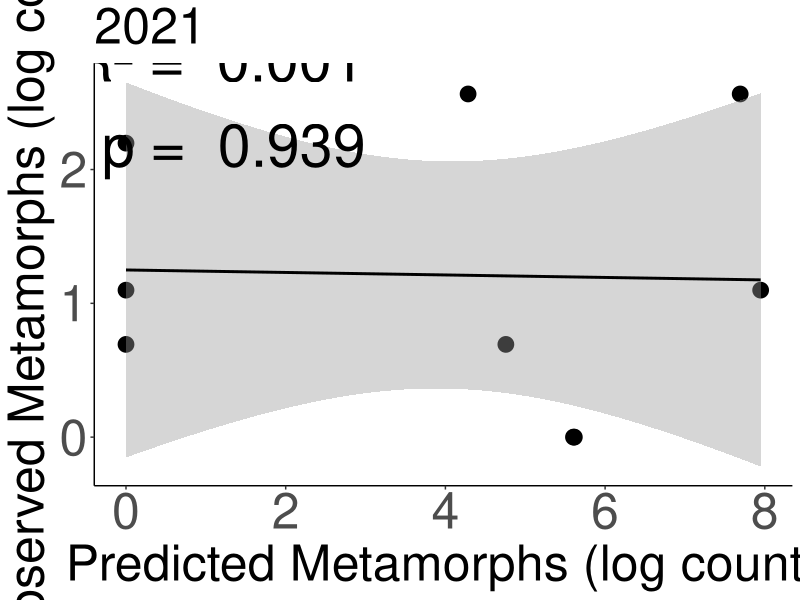
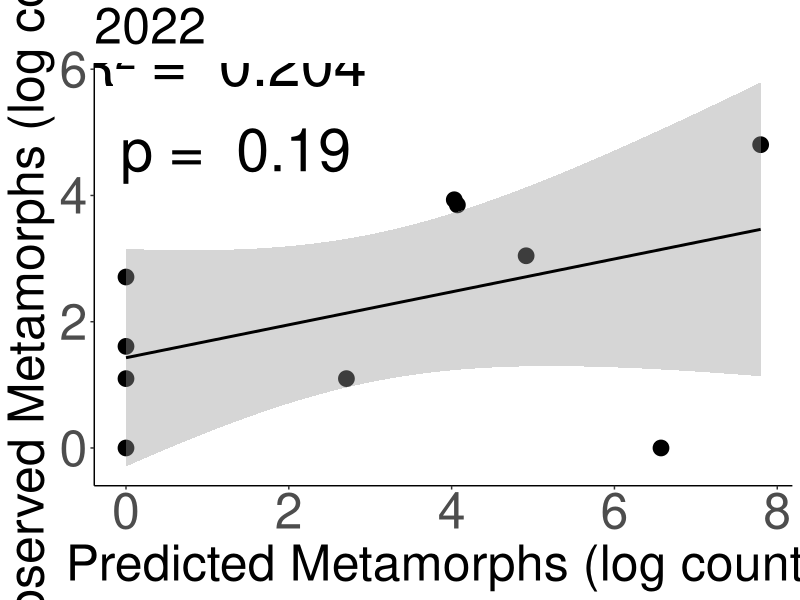
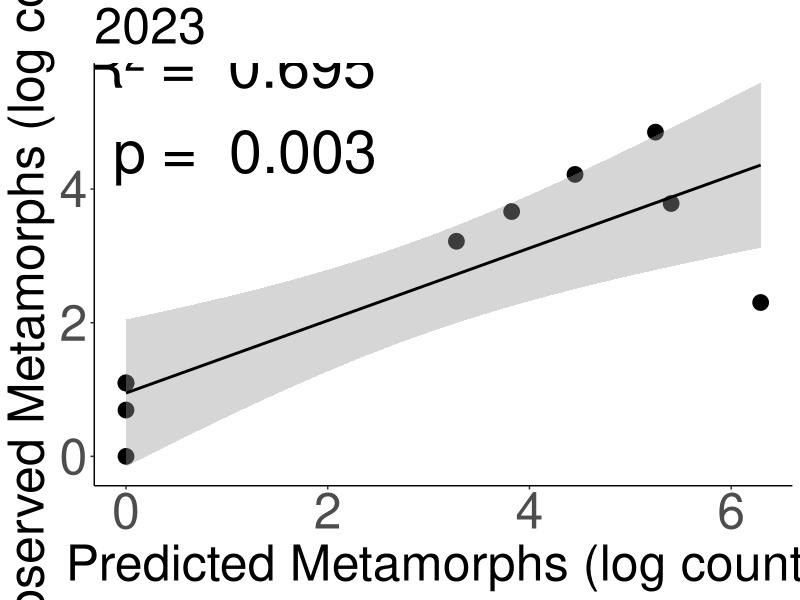
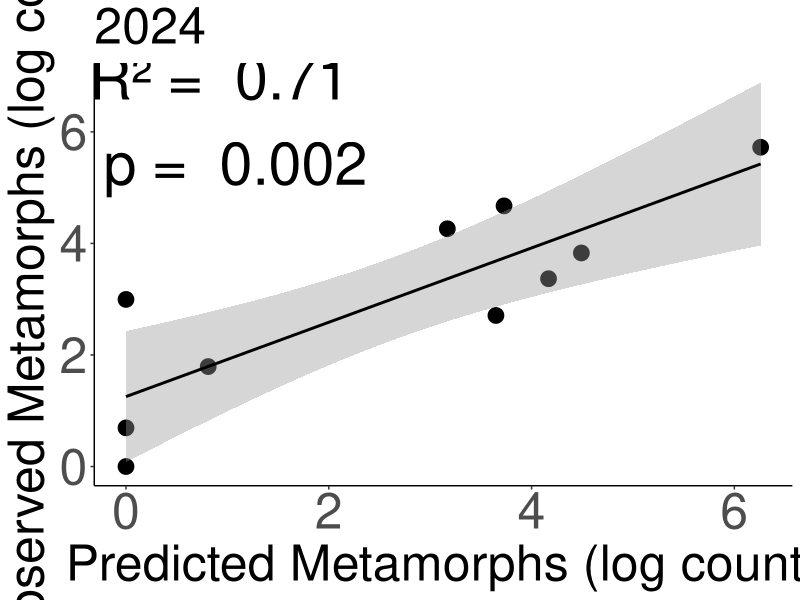
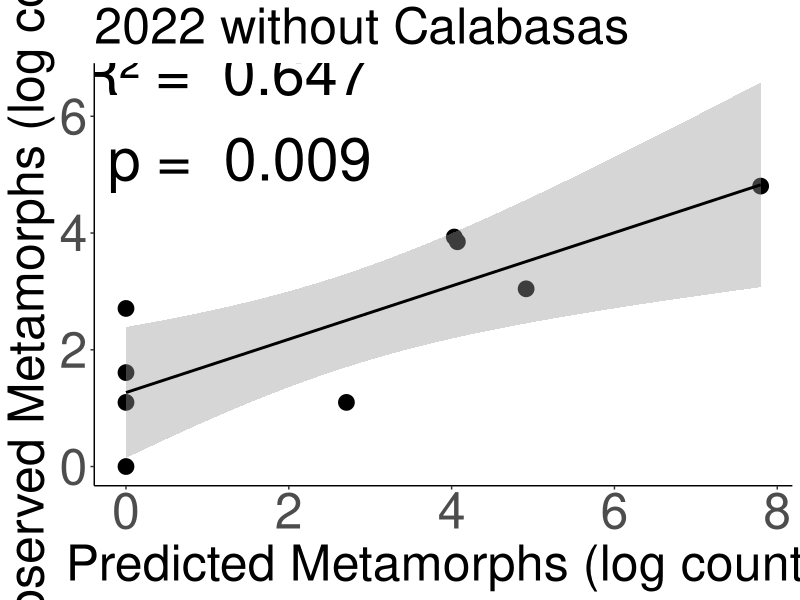
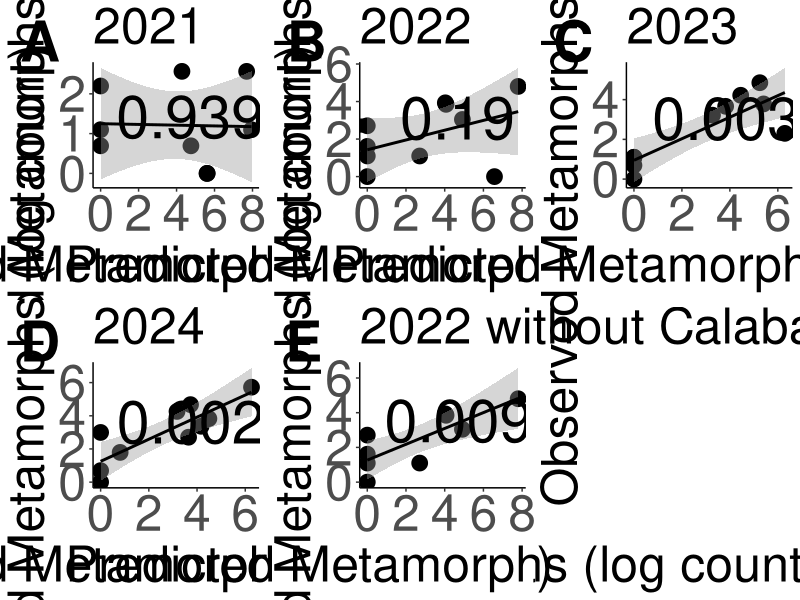
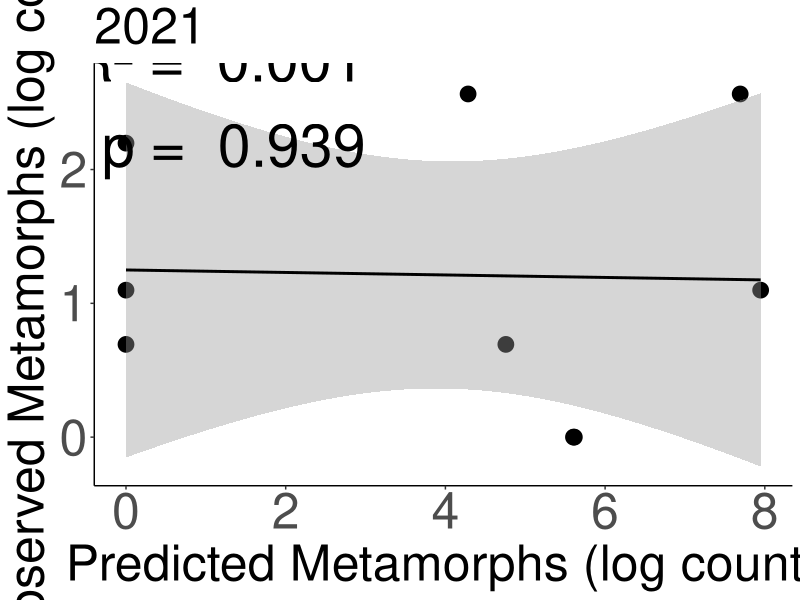
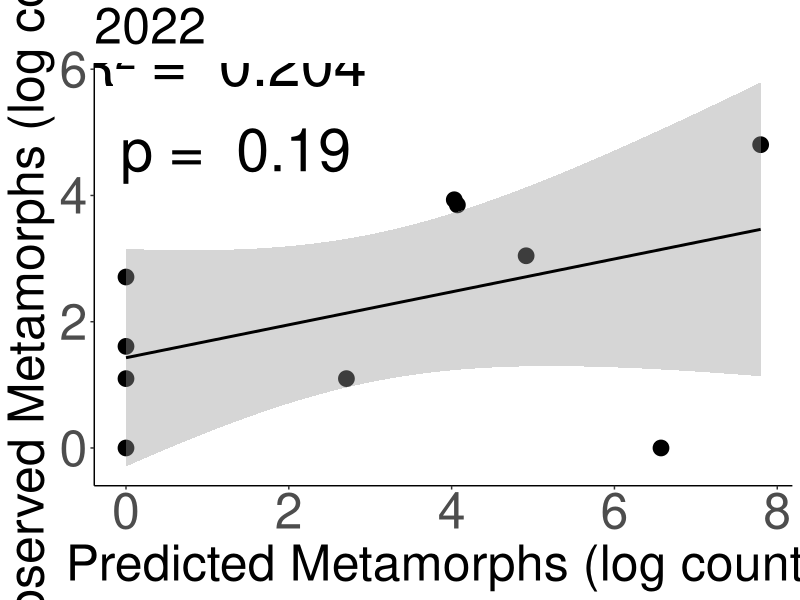

Generate these figures, in order, with R: (Note: this script raises an error after producing the figures.)
#Making nice correlation plots for recruitment correlation
library(ggplot2)
library(tidyverse)
library(ggpubr)
library(writexl)
df <- read_csv("Data/Larval_Correlations_Sum_Density.csv")

#Subsetting the data by year
data2021 <- df %>%
  filter(Year == 2021) %>%
  dplyr::select(Pond, Metamorph_Estimate, Drift_Fence_Actual_Count)

data2022 <- df %>%
  filter(Year == 2022) %>%
  dplyr::select(Pond, Metamorph_Estimate, Drift_Fence_Actual_Count)

data2023 <- df %>%
  filter(Year == 2023) %>%
  dplyr::select(Pond, Metamorph_Estimate, Drift_Fence_Actual_Count)

data2024 <- df %>%
  filter(Year == 2024) %>%
  dplyr::select(Pond, Metamorph_Estimate, Drift_Fence_Actual_Count)


#2021 Model
model2021 <- lm(log(Drift_Fence_Actual_Count+1) ~ log(Metamorph_Estimate+1), data = data2021)
summary(model2021)

#2022 Model
model2022 <- lm(log(Drift_Fence_Actual_Count+1) ~ log(Metamorph_Estimate+1), data = data2022)
summary(model2022)

#2023 Model
model2023 <- lm(log(Drift_Fence_Actual_Count+1) ~ log(Metamorph_Estimate+1), data = data2023)
summary(model2023)

#2024 Model
model2024 <- lm(log(Drift_Fence_Actual_Count) ~ log(Metamorph_Estimate+1), data = data2024)
summary(model2024)

summary2021 <- summary(model2021)
summary2022 <- summary(model2022)
summary2023 <- summary(model2023)
summary2024 <- summary(model2024)

p_value2021 <- coef(summary(model2021))[2, 4]
p_value2022 <- coef(summary(model2022))[2, 4]
p_value2023 <- coef(summary(model2023))[2, 4]
p_value2024 <- coef(summary(model2024))[2, 4]




#2021 Plot
plot1 <- ggplot(data2021, aes(x = log(Metamorph_Estimate+1), y = log(Drift_Fence_Actual_Count+1))) +
  geom_point(size = 5) +
  stat_smooth(method = "lm", color = "black")+
  labs(x = "Predicted Metamorphs (log count)",
       y = "Observed Metamorphs (log count)",
       title = "2021")+
  theme_classic() +
  theme(plot.title = element_text(size = 36), 
        axis.text = element_text(size = 36), 
        axis.title = element_text(size = 36)) +
  annotate("text", x = 1.25, y = 2.5, label = paste("R² = ", round(summary2021$r.squared, 3), "\n", "p = ", round(p_value2021, 3)),
           size = 15, color = "black")
plot1
ggsave("Figures/2021_correlation.jpg", 
       plot = plot1,
       height = 15,
       width = 30)

#2022 Plot
plot2 <- ggplot(data2022, aes(x = log(Metamorph_Estimate+1), y = log(Drift_Fence_Actual_Count+1))) +
  geom_point(size = 5) +
  stat_smooth(method = "lm", color = "black")+
  labs(x = "Predicted Metamorphs (log count)",
       y = "Observed Metamorphs (log count)",
       title = "2022")+
  theme_classic() +
  theme(plot.title = element_text(size = 36), 
        axis.text = element_text(size = 36), 
        axis.title = element_text(size = 36)) +
  annotate("text", x = 1.25, y = 5.4, label = paste("R² = ", round(summary2022$r.squared, 3), "\n", "p = ", round(p_value2022, 3)),
           size = 15, color = "black")

plot2
ggsave("Figures/2022_correlation.jpg", 
       plot = plot2,
       height = 15,
       width = 30)


#2023 Plot
plot3 <- ggplot(data2023, aes(x = log(Metamorph_Estimate+1), y = log(Drift_Fence_Actual_Count+1))) +
  geom_point(size = 5) +
  stat_smooth(method = "lm", color = "black")+
  labs(x = "Predicted Metamorphs (log count)",
       y = "Observed Metamorphs (log count)",
       title = "2023")+
  theme_classic() +
  theme(plot.title = element_text(size = 36), 
        axis.text = element_text(size = 36), 
        axis.title = element_text(size = 36)) +
  annotate("text",x = 1.1, y = 5.2, label = paste("R² = ", round(summary2023$r.squared, 3), "\n", "p = ", round(p_value2023, 3)),
           size = 15, color = "black")
plot3
ggsave("Figures/2023_correlation.jpg", 
       plot = plot3,
       height = 15,
       width = 30)


#2024 Plot
plot4 <- ggplot(data2024, aes(x = log(Metamorph_Estimate+1), y = log(Drift_Fence_Actual_Count))) +
  geom_point(size = 5) +
  stat_smooth(method = "lm", colour = "black")+
  labs(x = "Predicted Metamorphs (log count)",
       y = "Observed Metamorphs (log count)",
       title = "2024")+
  theme_classic() +
  theme(plot.title = element_text(size = 36), 
        axis.text = element_text(size = 36), 
        axis.title = element_text(size = 36))+
  annotate("text",  x = 1, y = 6.2, label = paste("R² = ", round(summary2024$r.squared, 3), "\n", "p = ", round(p_value2024, 3)),
           size = 15, color = "black") 
plot4
ggsave("Figures/2024_correlation.jpg", 
       plot = plot4,
       height = 15,
       width = 30)



#2022 without Calabasas
data2022NoCalabasas <- df %>%
  filter(Year == 2022, Pond != "Calabasas") %>%
  dplyr::select(Pond, Metamorph_Estimate, Drift_Fence_Actual_Count)


model2022NoCalabasas <- lm(log(Drift_Fence_Actual_Count+1) ~ log(Metamorph_Estimate+1), data = data2022NoCalabasas)
summary(model2022NoCalabasas)

summary2022NoCalabasas <- summary(model2022NoCalabasas)
p_value2022NoCalabasas <- coef(summary(model2022NoCalabasas))[2, 4]



plot5 <- ggplot(data2022NoCalabasas, aes(x = log(Metamorph_Estimate+1), y = log(Drift_Fence_Actual_Count+1))) +
  geom_point(size = 5) +
  stat_smooth(method = "lm", color = "black")+
  labs(x = "Predicted Metamorphs (log count)",
       y = "Observed Metamorphs (log count)",
       title = "2022 without Calabasas")+
  theme_classic() +
  theme(plot.title = element_text(size = 36), 
        axis.text = element_text(size = 36), 
        axis.title = element_text(size = 36)) +
  annotate("text", 
           x = 1.3, 
           y = 6.0, 
           label = paste("R² = ", round(summary2022NoCalabasas$r.squared, 3), "\n", "p = ", round(p_value2022NoCalabasas, 3)),
           size = 15, 
           color = "black")
plot5
ggsave("Figures/2022_no_calabasas_correlation.jpg", 
       plot = plot5,
       height = 15,
       width = 30)








multiPlot <- cowplot::plot_grid(plot1, plot2, plot3, plot4, plot5,
                                nrow = 2,
                                ncol = 3,
                                labels = "AUTO",
                                label_size = 40)
multiPlot
ggsave("Figures/drift_fence_correlations.jpg", multiPlot, width = 30, height = 20)



#Now assessing all years pooled
all_years <- lm(log(Drift_Fence_Actual_Count+1) ~ log(Metamorph_Estimate+1), data = df)
summary(all_years)
df$residuals <- all_years$residuals
write_xlsx(df, path = "Data/drift_fence_correlation_residuals.xlsx")

## Quadratic model showing residuals vs. depth
## This is done to demonstrate the predcitive ability of our metric
## Based on this, we can see that the model is not reliable at very shallow 
## ponds, but at intermeidate and deep ponds, it does not significantly differ.
quadratic_model <- lm(residuals ~ poly(depth,2) , 
                    data = df, 
                    na.action = na.exclude)
summary(quadratic_model)

  
ggplot(df, aes(x = depth, y = residuals)) +
  geom_point(aes(x = depth, y = residuals)) +
  stat_smooth(method = "lm", formula = y ~ x + I(x^2), size = 1, color = "black") +
  labs(x = "Depth (cm)",
       y = "Residuals") +
  theme_classic()



ggplot(daa = f,
       mapping = aes(x = depth,
                     y = residuals))


avg_resid_deep_ponds <- df |>
  filter(depth > 152) |>
  summarise(averageresid = mean(residuals))

avg_resid_normal_ponds <- df |>
  filter(depth < 152 & depth >= 70) |>
  summarise(averageresid = mean(residuals))
mean(df$residuals)

avg_resid_shallow_ponds <- df |>
  filter(depth < 70) |>
  summarise(averageresid = mean(residuals))

##Returning the slope of the regression to calculate trespass rate
all_years_slope <- coef(all_years)[2]
##Slope is 0.24
